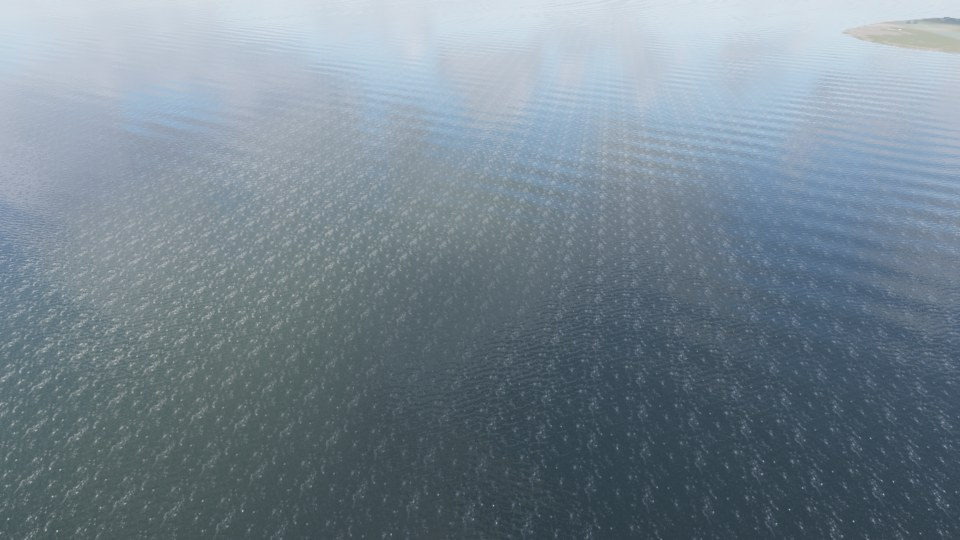
#> input picture docs/bilder/vogelauge_ebbe.jpg, 960 x 540 px; its folder holds 5 pictures in this run
$ python vorschau.py
#> lines starting #> are read from the running program, lines starting #| are printed output that depends on the picture
"""
Rungholt – Vorschauvideo (30 s, 1920x1080, 30 Bilder/s) als Motion Graphics.

Baut aus den Blättern in docs/bilder einen Trailer: Ken-Burns-Fahrten, Übergänge als
steigende Flutlinie, Kapitelzeilen, eine Pegelanzeige, die durch die Tide läuft, den
Jahreszähler 2026 -> 1362 und einen synthetischen Klang (Brandung, Grundton, Glocke).

Aufruf (aus dem Projektverzeichnis):
    python3 tools/vorschau/vorschau.py [ausgabe.mp4]
Braucht Python 3 mit Pillow und NumPy sowie ffmpeg im PATH.
Schriften: Caladea (Titel) und Inter (Beschriftung); fehlen sie, nimmt es DejaVu.
"""
import math
import os
import subprocess
import sys
import wave

import numpy as np
from PIL import Image, ImageDraw, ImageFilter, ImageFont

W, H, FPS, DAUER = 1920, 1080, 30, 30.0
N = int(DAUER * FPS)
WURZEL = os.path.abspath(os.path.join(os.path.dirname(__file__), "..", ".."))
BILDER = os.path.join(WURZEL, "docs", "bilder")
AUSGABE = sys.argv[1] if len(sys.argv) > 1 else os.path.join(WURZEL, "docs", "video", "Rungholt_Vorschau.mp4")

# ---------------------------------------------------------------- Schriften

def schrift(namen, groesse):
#> called with groesse = 170
    orte = ["/usr/share/fonts/truetype/crosextra", "/usr/share/fonts/opentype/inter",
            "/usr/share/fonts/truetype/dejavu", "C:/Windows/Fonts"]
    for n in namen:
        for o in orte:
            p = os.path.join(o, n)
            if os.path.exists(p):
                return ImageFont.truetype(p, groesse)
    return ImageFont.load_default(groesse)

SERIF = ["Caladea-Regular.ttf", "DejaVuSerif.ttf", "georgia.ttf"]
SERIF_K = ["Caladea-Italic.ttf", "DejaVuSerif-Italic.ttf", "georgiai.ttf"]
SANS_L = ["Inter-Light.otf", "DejaVuSans-ExtraLight.ttf", "segoeuil.ttf"]
SANS_M = ["Inter-Medium.otf", "DejaVuSans.ttf", "segoeui.ttf"]

F_TITEL = schrift(SERIF, 170)
F_UNTER = schrift(SERIF_K, 52)
F_ZEILE = schrift(SERIF, 64)
F_KAPITEL = schrift(SANS_M, 22)
F_HUD = schrift(SANS_M, 18)
F_HUD_WERT = schrift(SANS_L, 34)
F_JAHR = schrift(SERIF, 260)
F_KLEIN = schrift(SANS_L, 26)

# ---------------------------------------------------------------- Farben

SAND = (236, 226, 204)
TUERKIS = (120, 200, 205)
WEINROT = (170, 45, 55)
NACHT = np.array([12, 18, 28], dtype=np.float32)

# ---------------------------------------------------------------- Hilfen

def clamp(x, a=0.0, b=1.0):
    return max(a, min(b, x))

def glatt(x):
    x = clamp(x)
    return x * x * (3 - 2 * x)

def aus(x):  # easeOutCubic
    x = clamp(x)
    return 1 - (1 - x) ** 3

def ein_aus(x):  # easeInOutCubic
    x = clamp(x)
    return 4 * x ** 3 if x < 0.5 else 1 - (-2 * x + 2) ** 3 / 2

# [5 lines left out: function fenster, not called in this run]

def lade(name):
#> called with name = 'vogelauge_ebbe.jpg'
    return Image.open(os.path.join(BILDER, name)).convert("RGB")
#> returned value is the input picture: PIL image 960x540 RGB; mean R, G, B 117.6, 132.9, 144.1

# ---------------------------------------------------------------- Einstellungen

class Einstellung:
    def __init__(self, bild, a, b, zoom, mitte, grad=None, kapitel=None, zeile=None):
        self.a, self.b = a, b
        self.zoom = zoom      # (von, bis): 1 = Bild füllt das Format
        self.mitte = mitte    # ((x0, y0), (x1, y1)) relativ 0..1
        self.grad = grad
        self.kapitel, self.zeile = kapitel, zeile
        src = lade(bild)
        # auf das 1,6-Fache des Formats vorskalieren, damit der Zoom Reserven hat
        s = max(W * 1.6 / src.width, H * 1.6 / src.height)
#> s = 3.2
        self.src = src.resize((round(src.width * s), round(src.height * s)), Image.LANCZOS)
        if grad:
            self.src = grad(self.src)

    # [23 lines left out: functions bild, nacht_grad, warm_grad, not called in this run]

EINST = [
    Einstellung("vogelauge_ebbe.jpg", 3.0, 7.4, (1.0, 1.25), ((0.5, 0.45), (0.55, 0.55)),
                kapitel="01  ·  EBBE", zeile="Alle zwölfeinhalb Stunden läuft das Wasser ab"),
    Einstellung("flut_ueber_sand.jpg", 6.8, 10.4, (1.3, 1.05), ((0.4, 0.6), (0.5, 0.5)),
                kapitel="02  ·  DIE SÄNDE", zeile="Die Sandbänke kommen hoch"),
    Einstellung("nasser_sand.jpg", 9.8, 13.4, (1.05, 1.35), ((0.5, 0.5), (0.5, 0.62)),
                kapitel="03  ·  NASSER SAND", zeile="Der Himmel im Wasserfilm"),
    Einstellung("seehundbank.jpg", 12.8, 16.4, (1.2, 1.45), ((0.35, 0.62), (0.6, 0.66)),
                kapitel="04  ·  DIE BANK", zeile="Seehunde ziehen auf den Sand"),
    Einstellung("rungholt_1362.jpg", 18.6, 22.0, (1.0, 1.3), ((0.35, 0.5), (0.58, 0.35)), grad=warm_grad,
                kapitel="1362  ·  EDOMSHARDE", zeile="Rungholt, die Handelsstadt"),
    Einstellung("mandraenke_flut.jpg", 21.4, 25.0, (1.0, 1.2), ((0.6, 0.5), (0.72, 0.42)), grad=nacht_grad,
                kapitel="16. JANUAR 1362", zeile="Die Grote Mandränke"),
    Einstellung("mandraenke_morgen.jpg", 24.4, 27.6, (1.15, 1.0), ((0.5, 0.6), (0.5, 0.5)),
                kapitel="AM MORGEN DANACH", zeile="Die Kirchwarft steht im Meer"),
]
#> call 2 of lade, with name = 'flut_ueber_sand.jpg'
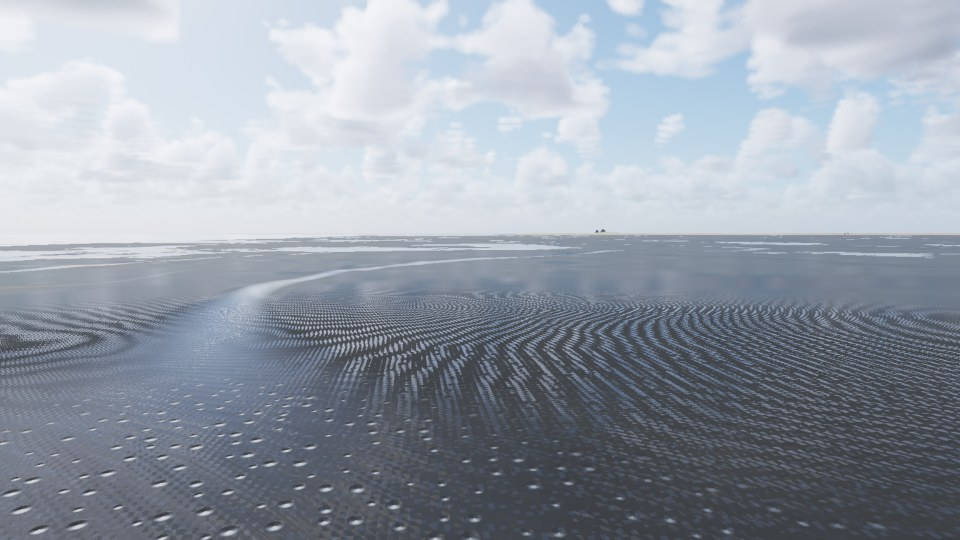
#> input picture docs/bilder/flut_ueber_sand.jpg, 960 x 540 px
#> in lade, returned value is the input picture: PIL image 960x540 RGB; mean R, G, B 150.7, 158.4, 169.5
#> call 3 of lade, with name = 'nasser_sand.jpg'
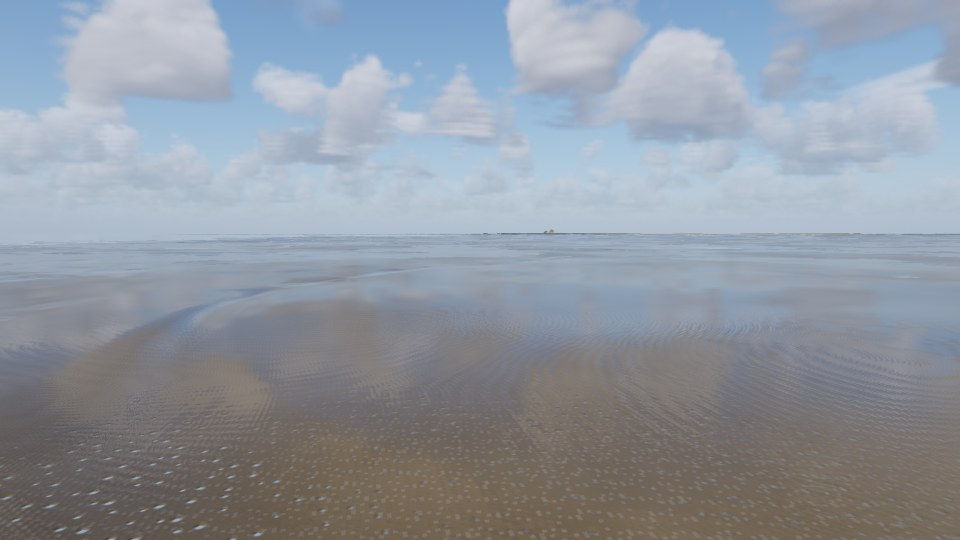
#> input picture docs/bilder/nasser_sand.jpg, 960 x 540 px
#> in lade, returned value is the input picture: PIL image 960x540 RGB; mean R, G, B 144.4, 151.7, 161.6
#> call 4 of lade, with name = 'seehundbank.jpg'
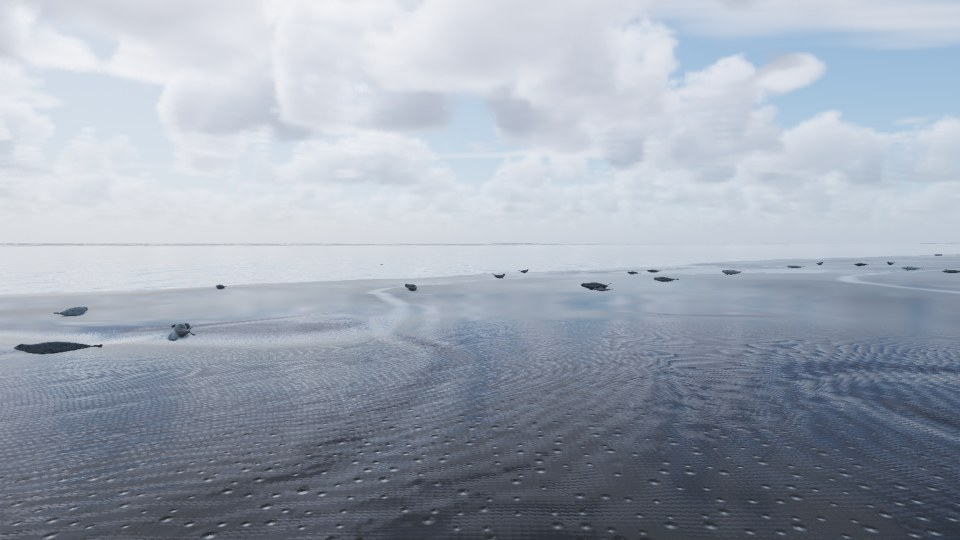
#> input picture docs/bilder/seehundbank.jpg, 960 x 540 px
#> in lade, returned value is the input picture: PIL image 960x540 RGB; mean R, G, B 158.9, 167.1, 179.9
#> (the run stopped early here; a loop or call above may not have finished)
